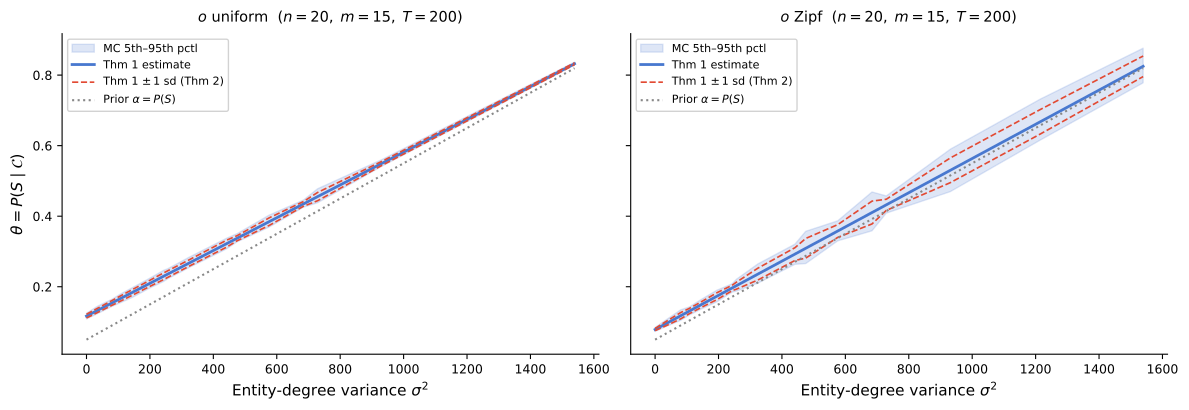

Python code for this plot:
"""
σ² sensitivity sweep — Theorem 1 estimator at scale.

PURPOSE:
  Shows the Theorem 1 closed-form estimate as a function of σ² (entity-degree
  variance) for a larger problem (n=20, m=15, T=200) where exact enumeration
  is infeasible. Instead, Monte Carlo stub matching provides the ground truth.

  Two side-by-side panels, one per value-marginal vector:
    - Left:  uniform o (each value ~13–14 edges)
    - Right: Zipf-skewed o (one value has 60 edges, long tail)

  Each panel shows:
    - Solid line: Theorem 1 closed-form estimate (pure formula, no sampling)
    - Shaded band: 5th–95th percentile of θ(C) from B=500 MC stub-matching
      samples at each σ² grid point
    - Dashed lines: Theorem 1 estimate ± 1 analytic sd (Theorem 2)

  The solid line sitting in the centre of the band demonstrates the mean
  estimator works at scale. The dashed lines validate the analytic variance
  formula (Theorem 2) against the MC spread.

METHOD:
  For each target σ², a "two-level" ℓ vector is constructed deterministically:
  k entities at d_high, (n-k) at d_low, with integer values chosen to hit σ²
  as closely as possible. Both the Theorem 1 curve and the MC band are plotted
  at the *actual* achieved σ² (not the target) to avoid alignment artefacts
  from integer rounding.

OUTPUT: fig_sigma_sweep.pdf (2-panel vector PDF)
NOT YET in main.tex — generated for review.
"""

import math

import matplotlib.pyplot as plt
import numpy as np

RNG = np.random.default_rng(42)


# ---------------------------------------------------------------------------
# Theorem 1 closed-form estimator (no access to ℓ, only o, n, σ²)
# ---------------------------------------------------------------------------

def theta_estimate(o, n, sigma2):
    T = sum(o)
    D = sum(a * a for a in o)
    alpha = 1.0 / n + n * sigma2 / (T * T)
    M2 = T * T * alpha - T
    p2 = (D - T) / (T * (T - 1))
    return (T + M2 * p2) / D


# ---------------------------------------------------------------------------
# Theorem 2 analytic sd (requires full ℓ for M₃)
# ---------------------------------------------------------------------------

def falling(x, k):
    r = 1
    for j in range(k):
        r *= (x - j)
    return r


def analytic_sd(ell, o):
    """Theorem 2: ensemble sd of θ(C) across the config-model ensemble."""
    T = sum(o)
    D = sum(a * a for a in o)
    M2 = sum(li * (li - 1) for li in ell)
    M3 = sum(li * (li - 1) * (li - 2) for li in ell)

    p2 = sum(falling(a, 2) for a in o) / falling(T, 2)
    p3 = sum(falling(a, 3) for a in o) / falling(T, 3)

    S2 = sum(falling(a, 2) for a in o)
    S4 = sum(falling(a, 4) for a in o)
    S22 = sum(falling(a, 2) ** 2 for a in o)
    p22 = (S4 + S2 * S2 - S22) / falling(T, 4)

    EX2 = 2 * M2 * p2 + M2 * (M2 - 2) * p22 + 4 * M3 * (p3 - p22)
    EX = M2 * p2
    var_theta = (EX2 - EX ** 2) / (D * D)
    return math.sqrt(max(var_theta, 0.0))


# ---------------------------------------------------------------------------
# Feasible σ² range
# ---------------------------------------------------------------------------

def sigma2_bounds(n, T):
    """
    Feasible range of entity-degree variance given n entities and T total edges.
    Min: degrees as equal as possible (T = qn+r gives r entities at q+1, rest at q).
    Max: one dominant emitter with degree T-n+1, all others at 1.
    """
    q, r = divmod(T, n)
    s2_min = r * (n - r) / (n * n)
    s2_max = (n - 1) * (T - n) ** 2 / (n * n)
    return s2_min, s2_max


# ---------------------------------------------------------------------------
# Two-level degree constructor: target a specific σ²
# ---------------------------------------------------------------------------

def two_level_degrees(n, T, sigma2_target):
    """
    Build ℓ with k entries at d_high and (n-k) at d_low,
    choosing the integer solution closest to σ²_target.
    """
    mu = T / n
    best_ell = None
    best_err = float("inf")

    for k in range(1, n):
        nk = n - k
        # With k high and nk low: d_high*k + d_low*nk = T
        # variance = k*(d_high-mu)^2 + nk*(d_low-mu)^2) / n = sigma2
        # Solve: d_high - d_low = sqrt(sigma2 * n / (k * nk / n))
        #   = sqrt(sigma2 * n^2 / (k * nk))
        denom = k * nk
        if denom == 0:
            continue
        gap_sq = sigma2_target * n * n / denom
        if gap_sq < 0:
            continue
        gap = math.sqrt(gap_sq)

        d_low_exact = mu - k * gap / n
        d_high_exact = d_low_exact + gap

        for d_low in (math.floor(d_low_exact), math.ceil(d_low_exact)):
            if d_low < 1:
                continue
            d_high_needed = T - nk * d_low
            if d_high_needed % k != 0:
                continue
            d_high = d_high_needed // k
            if d_high < 1:
                continue

            ell = [d_high] * k + [d_low] * nk
            actual_mu = T / n
            actual_s2 = sum((li - actual_mu) ** 2 for li in ell) / n
            err = abs(actual_s2 - sigma2_target)
            if err < best_err:
                best_err = err
                best_ell = ell

    if best_ell is None:
        best_ell = [T // n] * n
        leftover = T - sum(best_ell)
        for i in range(leftover):
            best_ell[i] += 1

    return best_ell


# ---------------------------------------------------------------------------
# Stub-matching Monte Carlo
# ---------------------------------------------------------------------------

def stub_match_theta(ell, o, rng):
    """
    One Monte Carlo sample of θ(C) via the bipartite configuration model.
    Creates T entity-side stubs and T value-side stubs, shuffles the value
    stubs uniformly at random, pairs them off, and reads the resulting
    contingency table C. Returns θ(C) = N(C)/D = (Σ c_ia²) / (Σ o_a²).
    """
    T = sum(ell)
    n, m = len(ell), len(o)

    entity_stubs = np.repeat(np.arange(n), ell)
    value_stubs = np.repeat(np.arange(m), o)
    rng.shuffle(value_stubs)

    D = sum(a * a for a in o)
    counts = np.zeros((n, m), dtype=np.int64)
    for idx in range(T):
        counts[entity_stubs[idx], value_stubs[idx]] += 1
    N = int(np.sum(counts * counts))
    return N / D


def mc_band(ell, o, B, rng):
    samples = [stub_match_theta(ell, o, rng) for _ in range(B)]
    return np.array(samples)


# ---------------------------------------------------------------------------
# Value-marginal vectors
# ---------------------------------------------------------------------------

def make_uniform_o(m, T):
    """Value degrees as equal as possible: each o_a ≈ T/m."""
    base = T // m
    o = [base] * m
    for i in range(T - sum(o)):
        o[i] += 1
    return o


def make_zipf_o(m, T):
    """Value degrees proportional to 1/a (Zipf), rounded to integers summing to T."""
    raw = [1.0 / (a + 1) for a in range(m)]
    total = sum(raw)
    o = [max(1, int(round(r / total * T))) for r in raw]
    diff = T - sum(o)
    i = 0
    while diff > 0:
        o[i % m] += 1
        diff -= 1
        i += 1
    while diff < 0:
        for j in range(m - 1, -1, -1):
            if o[j] > 1:
                o[j] -= 1
                diff += 1
                if diff == 0:
                    break
    return o


# ---------------------------------------------------------------------------
# Main
# ---------------------------------------------------------------------------

def main():
    n, m, T = 20, 15, 200
    B = 500
    n_grid = 40

    o_uniform = make_uniform_o(m, T)
    o_zipf = make_zipf_o(m, T)

    print(f"o_uniform: {o_uniform}  sum={sum(o_uniform)}")
    print(f"o_zipf:    {o_zipf}  sum={sum(o_zipf)}")

    s2_min, s2_max = sigma2_bounds(n, T)
    print(f"σ² range: [{s2_min:.2f}, {s2_max:.2f}]")

    grid = np.linspace(s2_min, s2_max, n_grid)

    results = {}
    for label, o in [("uniform", o_uniform), ("Zipf", o_zipf)]:
        sigma2_actual = []
        est_curve = []
        sd_curve = []
        mc_mean_curve = []
        lo_band = []
        hi_band = []

        seen_s2 = set()
        for idx, s2 in enumerate(grid):
            ell = two_level_degrees(n, T, s2)
            actual_s2 = sum((li - T / n) ** 2 for li in ell) / n
            key = round(actual_s2, 4)
            if key in seen_s2:
                continue
            seen_s2.add(key)

            est = theta_estimate(o, n, actual_s2)
            sd = analytic_sd(ell, o)
            est_curve.append(est)
            sd_curve.append(sd)
            sigma2_actual.append(actual_s2)

            samples = mc_band(ell, o, B, RNG)
            mc_mean_curve.append(np.mean(samples))
            lo_band.append(np.percentile(samples, 5))
            hi_band.append(np.percentile(samples, 95))

            if idx % 10 == 0:
                print(f"  {label} target σ²={s2:.1f}  actual σ²={actual_s2:.1f}: "
                      f"est={est:.4f}  MC mean={mc_mean_curve[-1]:.4f}")

        results[label] = {
            "s2": np.array(sigma2_actual),
            "est": np.array(est_curve),
            "sd": np.array(sd_curve),
            "mc_mean": mc_mean_curve,
            "lo": lo_band,
            "hi": hi_band,
        }

    # --- Plot ---
    fig, axes = plt.subplots(1, 2, figsize=(12, 4.2), sharey=True)

    color_line = "#4878CF"
    color_band = "#4878CF"
    color_sd = "#E24A33"
    color_prior = "#888888"

    panels = [
        ("uniform", o_uniform, axes[0]),
        ("Zipf", o_zipf, axes[1]),
    ]

    for label, o, ax in panels:
        r = results[label]
        s2 = r["s2"]

        alpha_curve = np.array([1.0 / n + n * s / (T * T) for s in s2])

        ax.fill_between(s2, r["lo"], r["hi"], color=color_band, alpha=0.18,
                        label="MC 5th–95th pctl")
        ax.plot(s2, r["est"], color=color_line, linewidth=2.0,
                label="Thm 1 estimate")
        ax.plot(s2, r["est"] + r["sd"], color=color_sd, linewidth=1.2,
                linestyle="--", label=r"Thm 1 $\pm\,1$ sd (Thm 2)")
        ax.plot(s2, r["est"] - r["sd"], color=color_sd, linewidth=1.2,
                linestyle="--")
        ax.plot(s2, alpha_curve, color=color_prior, linewidth=1.5,
                linestyle=":", label=r"Prior $\alpha = P(S)$")

        ax.set_xlabel(r"Entity-degree variance $\sigma^2$", fontsize=11)
        ax.set_title(
            rf"$o$ {label}  ($n = {n},\; m = {m},\; T = {T}$)",
            fontsize=10.5, pad=8,
        )
        ax.legend(fontsize=8, loc="upper left", framealpha=0.88)
        ax.tick_params(labelsize=9)
        ax.spines["top"].set_visible(False)
        ax.spines["right"].set_visible(False)

    axes[0].set_ylabel(r"$\theta = P(S \mid \mathcal{C})$", fontsize=11)

    fig.tight_layout()
    fig.savefig("fig_sigma_sweep.pdf", bbox_inches="tight", dpi=300)
    print("\nSaved fig_sigma_sweep.pdf")


if __name__ == "__main__":
    main()
